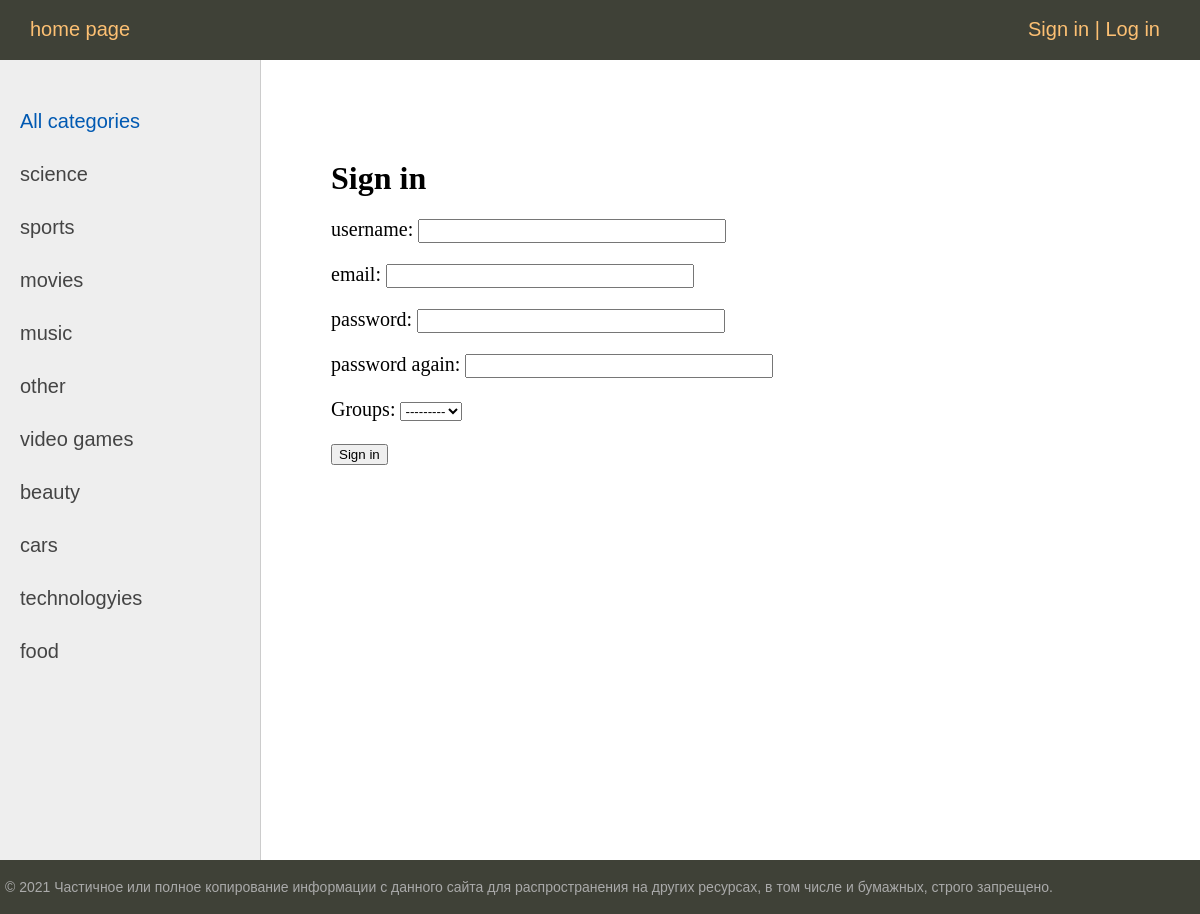
Screenshot of /register/ with the database file from the repository.
### articles_feed/models.py (models this page shows, shortened)
class Category(models.Model):
    name = models.CharField(max_length=100, db_index=True)
    slug = models.SlugField(max_length=255, unique=True, db_index=True, verbose_name="URL")
    def get_absolute_url(self):
        return reverse('category', kwargs={'cat_slug': self.slug})
    class Meta:
        verbose_name = 'Category'
        verbose_name_plural = 'Category'
        ordering = ['id']

### articles_feed/views.py (the view, shortened to what this page needs)
# urls.py: path('register/', RegisterUser.as_view(), name='register'),
class RegisterUser(DataMixin, CreateView):
    form_class = RegisterUserForm
    template_name = 'articles_feed/register.html'
    success_url = reverse_lazy('home')
    def get_context_data(self, *, object_list=None, **kwargs):
        context = super().get_context_data(**kwargs)
        c_def = self.get_user_context(title='Sign in')
        return dict(list(context.items()) + list(c_def.items()))

### articles_feed/forms.py (shortened to what this page needs)
class RegisterUserForm(UserCreationForm):
    username = forms.CharField(label='username', widget=forms.TextInput(attrs={'class': 'form-input'}))
    email = forms.EmailField(validators=[EmailValidator()], label='email',
                             widget=forms.EmailInput(attrs={'class': 'form-input'}),)
    password1 = forms.CharField(label='password', widget=forms.PasswordInput(attrs={'class': 'form-input'}))
    password2 = forms.CharField(label='password again', widget=forms.PasswordInput(attrs={'class': 'form-input'}))
    groups = forms.ModelChoiceField(queryset=Group.objects.all())
    class Meta:
        model = User
        fields = ('username', 'email', 'password1', 'password2', 'groups')

### articles_feed/utils.py (called while the page is built)
    def get_user_context(self, **kwargs):
        context = kwargs
        cats = Category.objects.all()
        user_menu = menu.copy()
        if not self.request.user.is_authenticated:
            user_menu.pop(1)
            user_menu.pop(1)
        context['menu'] = user_menu
        context['cats'] = cats
        if 'cat_selected' not in context:
            context['cat_selected'] = 0
        return context

### articles_feed/templates/articles_feed/register.html (shortened to what this page needs)
{% extends 'articles_feed/base.html' %}
{% block content %}
<h1>{{title}}</h1>
<form method="post">
    {{ form.as_p }}
    <button type="submit">Sign in</button>
</form>
{% endblock %}

### articles_feed/templates/articles_feed/base.html (shortened to what this page needs)
{% load static  %}
{% load article_feed_tags %}
<!DOCTYPE html>
<html lang="en">
<head>
    <link type="text/css" href="{% static 'articles_feed/css/styles.css' %}" rel="stylesheet"/>
</head>
<body>
{% block mainmenu %}
		<div class="header">
			<ul id="mainmenu" class="mainmenu">
{% for m in menu %}
			<li><a href="{% url m.url_name %}">{{m.title}}</a></li>
{% endfor %}
                {% if request.user.is_authenticated %}
                <li class="last"> {{user.username}} | <a href="{% url 'logout' %}">Log out</a> </li>
                {% else %}
				<li class="last"><a href="{% url 'register' %}">Sign in</a> | <a href="{% url 'login' %}">Log in</a></li>
                {% endif %}
			</ul>
		</div>
{% endblock mainmenu %}
<table class="table-content" border="0" cellspacing="0" cellpadding="0">
    <tr>
    <td valign="top" class="left-chapters">
    <ul id="leftchapters">
{% if cat_selected == 0 %}
        <li class="selected">All categories</li>
{% else %}
        <li><a href="{% url 'home' %}">All categories</a></li>
{% endif %}
{% for c in cats %}
    {% if c.pk == cat_selected %}
        <li class="selected">{{c.name}}</li>
    {% else %}
        <li><a href="{{ c.get_absolute_url }}">{{c.name}}</a></li>
    {% endif%}
{% endfor %}
    </ul>
    </td>
<td valign="top" class="content">
	<div class="content-text">
{% block content %}
{% endblock %}
	</div>
</td></tr></table>
<tr><td valign=top>
	<div id="footer">
		<p>&copy; 2021 Частичное или полное копирование информации с данного сайта для распространения на других ресурсах, в том числе и бумажных, строго запрещено.</p>
	</div>
</td></tr>
</body>
</html>

### articles_feed/static/articles_feed/css/styles.css (style rules this page uses)
html, body { font-family: 'Arial'; margin: 0; padding: 0; height: 100%; width: 100%; color: #444; }
a { color: #0059b2; text-decoration: none; }
.header { background: #3F4137; height: 60px; }
ul.mainmenu { list-style: none; margin: 0; padding: 0; height: 60px; color: #fdc073; font-size: 20px; overflow: hidden; }
ul.mainmenu li { float: left; margin: 18px 40px 0 30px; }
ul.mainmenu li.last { float: right; }
ul.mainmenu li a { color: #fdc073; text-decoration: none; }
.table-content { width: 100%; min-height: 100%; height: 100%; }
.left-chapters { margin: 0; background: #eee; border-right: 1px solid #ccc; min-height: 100%; }
.left-chapters ul { width: 230px; min-height: 100%; margin: 0; padding: 20px 10px 10px 20px; list-style: none; font-size: 20px; }
.left-chapters ul li { margin: 30px 0 0 0; color: #999; }
.left-chapters ul li.selected { color: #0059b2; }
.left-chapters ul li a { color: #444; text-decoration: none; }
.content { padding: 40px 20px 20px 40px; width: 100%; box-sizing: border-box; }
.content-text { margin: 60px 0 0 30px; color: #000; font-size: 20px; font-family: Yandex Sans Display Light; }
.content-text h1 { font-size: 32px; }
#footer { box-sizing: border-box; background: #3F4137; padding: 5px; color: #aaa; font-size: 14px; font-family: Verdana, Geneva, Arial, Helvetica; text-align: left; overflow: hidden; }
.form-input { width: 300px; font-size: 16px; }

### rows the page displays
Category: name "science"
Category: name "sports"
Category: name "movies"
Category: name "music"
Category: name "other"
Category: name "video games"
Category: name "beauty"
Category: name "cars"
Category: name "technologyies"
Category: name "food"

### other values shown
{{ m.title }} "home page"
{{ title }} "Sign in"
